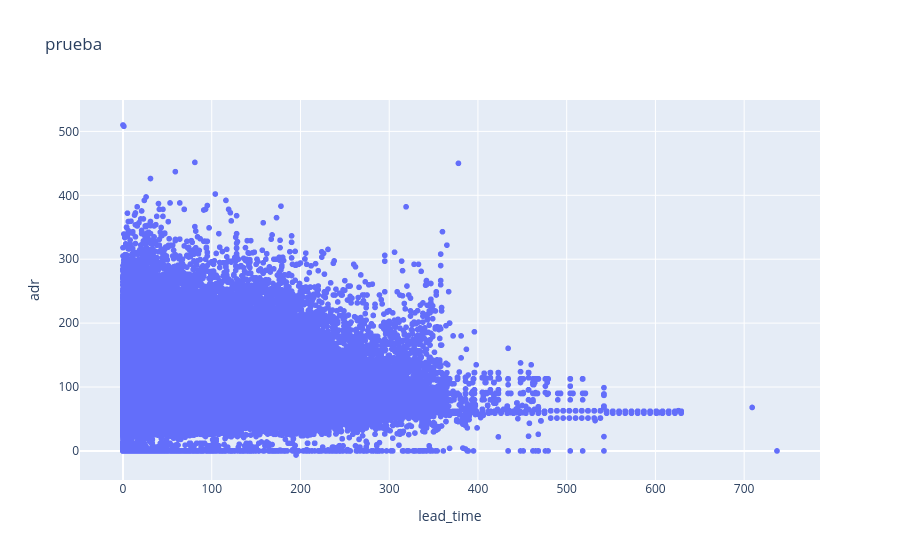

Notebook source saved alongside this figure:
### Code cell
fig = px.scatter(data_frame=df_hoteles.loc[lambda df: df["adr"] < 2000], y="adr", x="lead_time", title="prueba")
fig.show(renderer='vscode')

### Figure 1 — Plotly figure (JSON) as saved in the notebook; plotly's stock layout.template omitted (floating-point values rounded to 4 significant figures; data arrays with more than 128 entries replaced by an {"elided": "..."} marker saying what was removed)
{"data": [{"hovertemplate": "lead_time=%{x}<br>adr=%{y}<extra></extra>", "legendgroup": "", "marker": {"color": "#636efa", "symbol": "circle"}, "mode": "markers", "name": "", "showlegend": false, "type": "scattergl", "x": {"elided": "119389 int values"}, "xaxis": "x", "y": {"elided": "119389 float values"}, "yaxis": "y"}], "layout": {"legend": {"tracegroupgap": 0}, "title": {"text": "prueba"}, "xaxis": {"anchor": "y", "domain": [0, 1], "title": {"text": "lead_time"}}, "yaxis": {"anchor": "x", "domain": [0, 1], "title": {"text": "adr"}}}}
